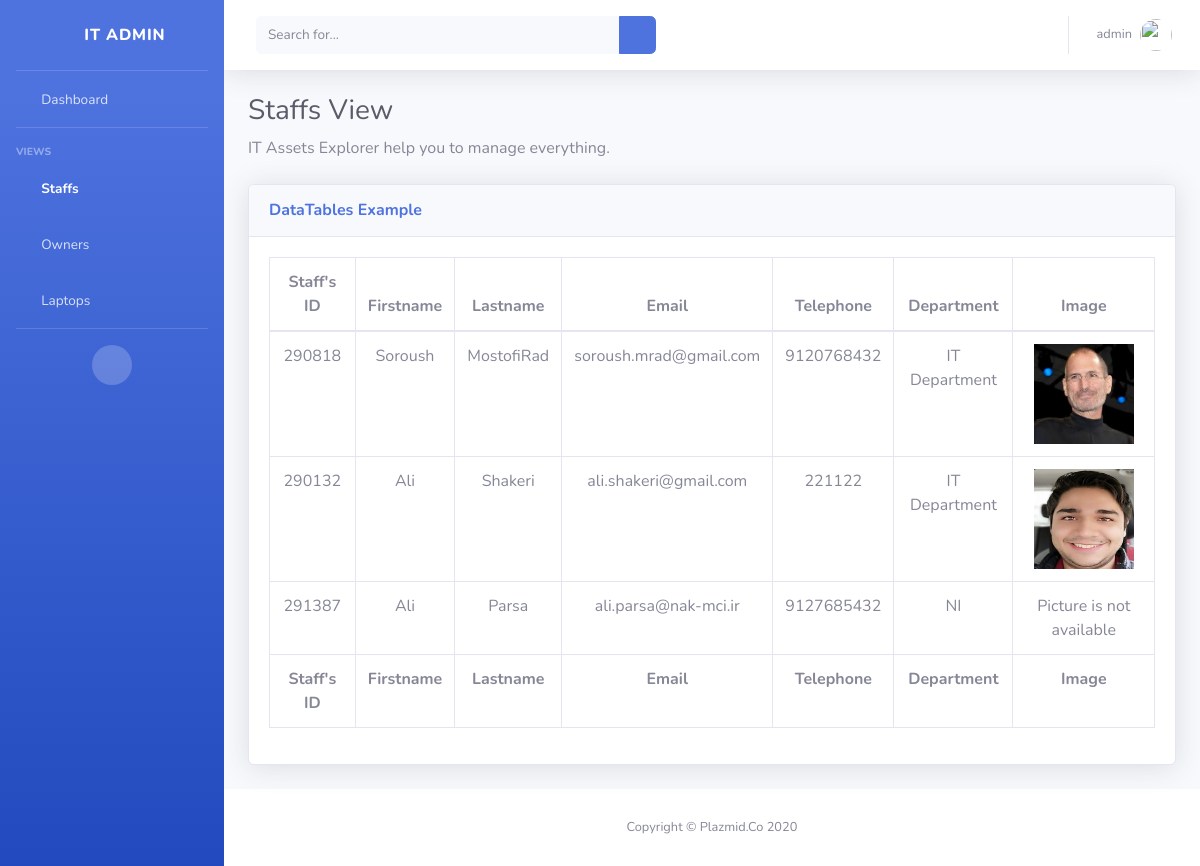
The page /tables/staffs (signed in) on the database its author committed.
### Assets/models.py (models this page shows, shortened)
class Personals(models.Model):
    class Meta:
        verbose_name = 'Personals'
        verbose_name_plural = 'Personals'
    id = models.CharField(verbose_name='Personal ID', max_length=30, primary_key=True)
    firstname = models.CharField(verbose_name='First name', max_length=30)
    lastname = models.CharField(verbose_name='Last name', max_length=30)
    email = models.EmailField(verbose_name='Email')
    telphone = models.IntegerField(verbose_name='Telephone')
    photo = models.ImageField(verbose_name='Images', upload_to='staff_photo/', blank=True)
    Department = models.CharField(verbose_name='Department', max_length=30, null=True, blank=True)

### Assets/views.py (the view)
# urls.py: url('tables/staffs', tables_staffs_view, name='table_staffs_view'),
def tables_staffs_view(request):
    if request.user.is_authenticated:
        auth_user = request.user
        staffs = Personals.objects.all()
        staffs_context = {
            'staffs': staffs,
            'auth_user': auth_user
        }
        return render(request, 'Staffs_tables.html', context=staffs_context)
    else:
        return render(request, '404_not_found.html')

### Assets/templates/Staffs_tables.html (shortened to what this page needs)
<!DOCTYPE html>
<html lang="en">
<head>
    {% load static %}
    <link href="{% static 'fontawesome/css/all.min.css' %}" rel="stylesheet" type="text/css">
    <link href="{% static 'css/sb-admin-2.min.css' %}" rel="stylesheet">
    <link href="{% static 'vendor/datatables/dataTables.bootstrap4.min.css' %}" rel="stylesheet">
</head>
<body id="page-top">
<div id="wrapper">
    <ul class="navbar-nav bg-gradient-primary sidebar sidebar-dark accordion"
        id="accordionSidebar">
        <a class="sidebar-brand d-flex align-items-center justify-content-center" href="#">
            <div class="sidebar-brand-icon rotate-n-15">
                <i class="fas fa-laptop-house"></i>
            </div>
            <div class="sidebar-brand-text mx-3">IT Admin</div>
        </a>
        <hr class="sidebar-divider my-0">
        <li class="nav-item">
            <a class="nav-link" href="{% url 'dashboard_view' %}}">
                <i class="fas fa-fw fa-tachometer-alt"></i>
                <span>Dashboard</span></a>
        </li>
        <hr class="sidebar-divider">
        <div class="sidebar-heading">
            Views
        </div>
        <li class="nav-item active">
            <a class="nav-link " href="{% url 'table_staffs_view' %}">
                <i class="fas fa-fw fa-user"></i>
                <span>Staffs</span>
            </a>
        </li>
        <li class="nav-item">
            <a class="nav-link" href="{% url 'table_owners_view' %}">
                <i class="fas fa-fw fa-user-friends"></i>
                <span>Owners</span></a>
        </li>
        <li class="nav-item ">
            <a class="nav-link" href="{% url 'table_laptops_view' %}">
                <i class="fas fa-fw fa-laptop"></i>
                <span>Laptops</span></a>
        </li>
        <hr class="sidebar-divider d-none d-md-block">
        <div class="text-center d-none d-md-inline">
            <button class="rounded-circle border-0" id="sidebarToggle"></button>
        </div>
    </ul>
    <div id="content-wrapper" class="d-flex flex-column">
        <div id="content">
            <nav class="navbar navbar-expand navbar-light bg-white topbar mb-4 static-top shadow">
                <form class="d-none d-sm-inline-block form-inline mr-auto ml-md-3 my-2 my-md-0 mw-100 navbar-search">
                    <div class="input-group">
                        <input type="text" class="form-control bg-light border-0 small" placeholder="Search for..."
                               aria-label="Search" aria-describedby="basic-addon2">
                        <div class="input-group-append">
                            <button class="btn btn-primary" type="button">
                                <i class="fas fa-search fa-sm"></i>
                            </button>
                        </div>
                    </div>
                </form>
                <ul class="navbar-nav ml-auto">
                    <li class="nav-item dropdown no-arrow">
                        <a class="nav-link dropdown-toggle" href="#" id="userDropdown" role="button"
                           data-toggle="dropdown" aria-haspopup="true" aria-expanded="false">
                            <span class="mr-2 d-none d-lg-inline text-gray-600 small">{{ auth_user }}</span>
                            <img class="img-profile rounded-circle" src="/media/profile.png">
                        </a>
                    </li>
                </ul>
            </nav>
            <div class="container-fluid">
                <h1 class="h3 mb-2 text-gray-800">Staffs View </h1>
                <p class="mb-4">IT Assets Explorer help you to manage everything.</p>
                <div class="card shadow mb-4">
                    <div class="card-header py-3">
                        <h6 class="m-0 font-weight-bold text-primary">DataTables Example</h6>
                    </div>
                    <div class="card-body">
                        <div class="table-responsive">
                            <table class="table table-bordered" id="dataTable" width="100%" cellspacing="0">
                                <thead class="text-center">
                                <tr>
                                    <th>Staff's ID</th>
                                    <th>Firstname</th>
                                    <th>Lastname</th>
                                    <th>Email</th>
                                    <th>Telephone</th>
                                    <th>Department</th>
                                    <th>Image</th>
                                </tr>
                                </thead>
                                <tfoot>
                                <tr class="text-center">
                                    <th>Staff's ID</th>
                                    <th>Firstname</th>
                                    <th>Lastname</th>
                                    <th>Email</th>
                                    <th>Telephone</th>
                                    <th>Department</th>
                                    <th>Image</th>
                                </tr>
                                </tfoot>
                                <tbody class="text-center">
                                {% if staffs %}
                                    {% for staff in staffs %}
                                        <tr class="center" style="text-align: center">
                                            <td>{{ staff.id }}</td>
                                            <td>{{ staff.firstname }}</td>
                                            <td>{{ staff.lastname }}</td>
                                            <td>{{ staff.email }}</td>
                                            <td>{{ staff.telphone }}</td>
                                            <td>{{ staff.Department }}</td>
                                            <td>
                                                {% if staff.photo %}
                                                    <img width="100px" height="100" src="{{ staff.photo.url }}"
                                                         alt="{{ staff.id }}">
                                                {% else %}
                                                    {{ 'Picture is not available' }}
                                                {% endif %}
                                            </td>
                                        </tr>
                                    {% endfor %}
                                {% endif %}
                                </tbody>
                            </table>
                        </div>
                    </div>
                </div>
            </div>
        </div>
        <footer class="sticky-footer bg-white">
            <div class="container my-auto">
                <div class="copyright text-center my-auto">
                    <span>Copyright &copy; Plazmid.Co 2020</span>
                </div>
            </div>
        </footer>
    </div>
</div>
</body>
</html>

### rows shown on the page
Personals: id "290818", firstname "Soroush", lastname "MostofiRad", email "soroush.mrad@gmail.com", telphone "9120768432", Department "IT Department", photo (picture)
Personals: id "290132", firstname "Ali", lastname "Shakeri", email "ali.shakeri@gmail.com", telphone "221122", Department "IT Department", photo (picture)
Personals: id "291387", firstname "Ali", lastname "Parsa", email "ali.parsa@nak-mci.ir", telphone "9127685432", Department "NI", value "Picture is not available"

### other values the page prints
{{ auth_user }} "admin"
